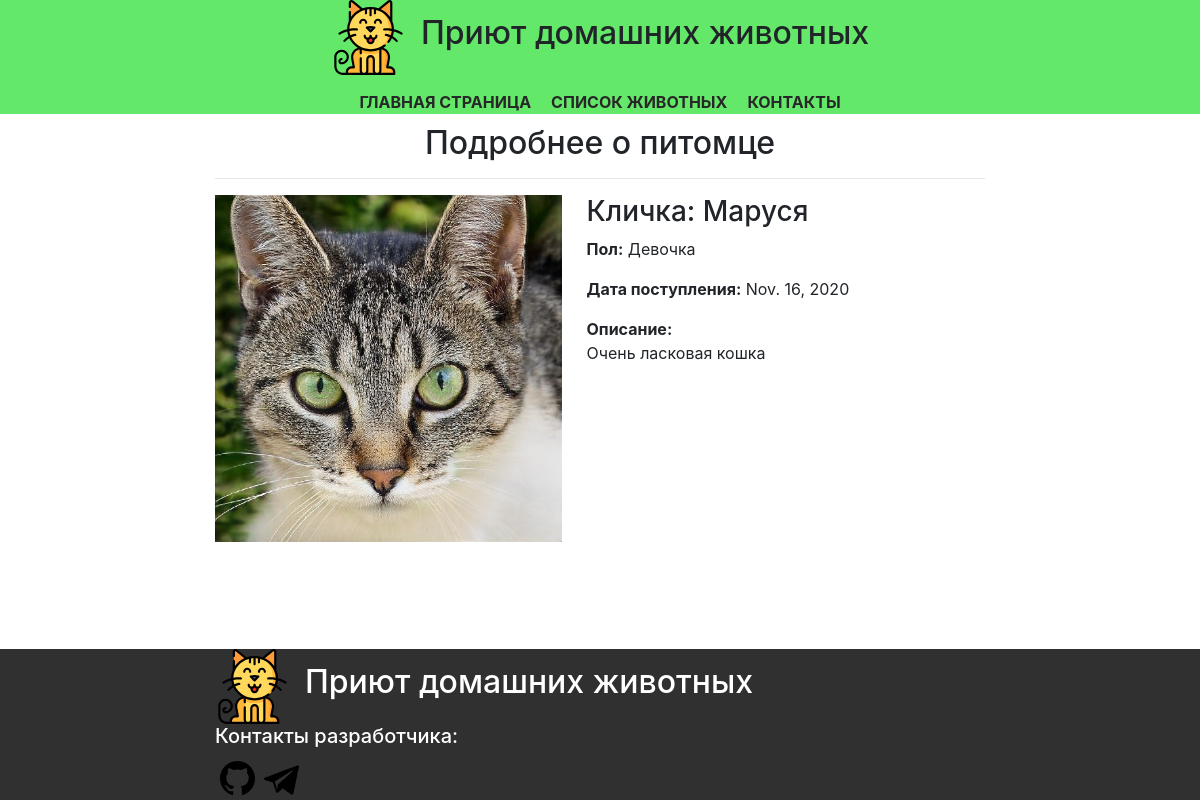
The page /animal/2/ on the database its author committed.
### list_animals/models.py (models this page shows)
class Animal(models.Model):
    ANIMAL_KIND_CHOICES = [
        ("CAT", "Кошка"),
        ("DOG", "Собака"),
    ]
    kind_of_animal = models.CharField(
        max_length=3,
        choices=ANIMAL_KIND_CHOICES,
        default="CAT",
        verbose_name="Разновидность животного",
    )
    name = models.CharField(max_length=100, verbose_name="Кличка")
    breed = models.CharField(blank=True, null=True, max_length=150, verbose_name="Порода")
    description = models.TextField(verbose_name="Описание")
    age = models.SmallIntegerField(blank=True, null=True, verbose_name="Возраст")
    receipt_date = models.DateField(verbose_name="Дата поступления")
    ANIMAL_GENDER_CHOICES = [
        ("Мальчик", "Мальчик"),
        ("Девочка", "Девочка"),
    ]
    gender = models.CharField(
        max_length=7,
        choices=ANIMAL_GENDER_CHOICES,
        default="Мальчик",
        verbose_name="Пол",
    )
    photo = models.ImageField(upload_to="animals_photo/%Y/%m/%d", blank=True, null=True, verbose_name="Загрузить фото")
    class Meta:
        verbose_name = "Животное"
        verbose_name_plural = "Животные"
    def image_img(self):
        if self.photo:
            from django.utils.safestring import mark_safe
            return mark_safe(u'<a href="{0}" target="_blank"><img src="{0}" width="75"/></a>'.format(self.photo.url))
        else:
            return "(Нет фотографии)"
    image_img.short_description = "Фото"
    image_img.allow_tags = True

### list_animals/views.py (the view)
# urls.py: path('animal/<int:pk>/', DetailAnimalPageView.as_view()),
class DetailAnimalPageView(DetailView):
    template_name = "animal_detail.html"
    model = Animal
    context_object_name = "animal_data"

### list_animals/templates/animal_detail.html (shortened to what this page needs)
{% extends "base.html" %}
{% block extra_head %}
    {% load static %}
    <link rel="stylesheet" href="{% static "css/animal_detail.css" %}">
{% endblock extra_head %}
{% block animal_detail %}
    <div class="row">
        <div class="col-md-2">
        </div>
        <div class="col-md-8">
            <h2 class="page-title">Подробнее о питомце</h2>
            <hr>
            <div class="animal-detail-block">
                <div class="animal-detail-block-img">
                    <img src="{{animal_data.photo.url}}" alt="Фото питомца по имени: {{ animal_data.name }}">
                </div>
                <div class="animal-detail-block-info">
                    <h3>Кличка: {{ animal_data.name }}</h3>
                    <p><span class="title-strong">Пол:</span> {{ animal_data.gender }}</p>
                    {% if animal_data.receipt_date %}
                        <p><span class="title-strong">Дата поступления:</span> {{ animal_data.receipt_date }}</p>
                    {% endif %}
                    <p><span class="title-strong">Описание:</span><br>{{ animal_data.description }}</p>
                </div>
            </div>
        </div>
        <div class="col-md-2">
        </div>
    </div>
{% endblock %}

### list_animals/static/css/style.css (style rules this page uses)
body { display: flex; min-height: 100vh; flex-direction: column; }
.page-title { text-align: center; }

### list_animals/static/css/animal_detail.css (style rules this page uses)
.animal-detail-block { display: flex; justify-content: start; flex-wrap: wrap; }
.animal-detail-block-img { max-width: 45%; }
.animal-detail-block-img img { width: 100%; }
.animal-detail-block-info { margin-left: 25px; max-width: 45%; }
.title-strong { font-weight: bold; }

### rows shown on the page
Animal: photo (picture), name "Маруся", gender "Девочка", receipt_date "Nov. 16, 2020", description "Очень ласковая кошка"
